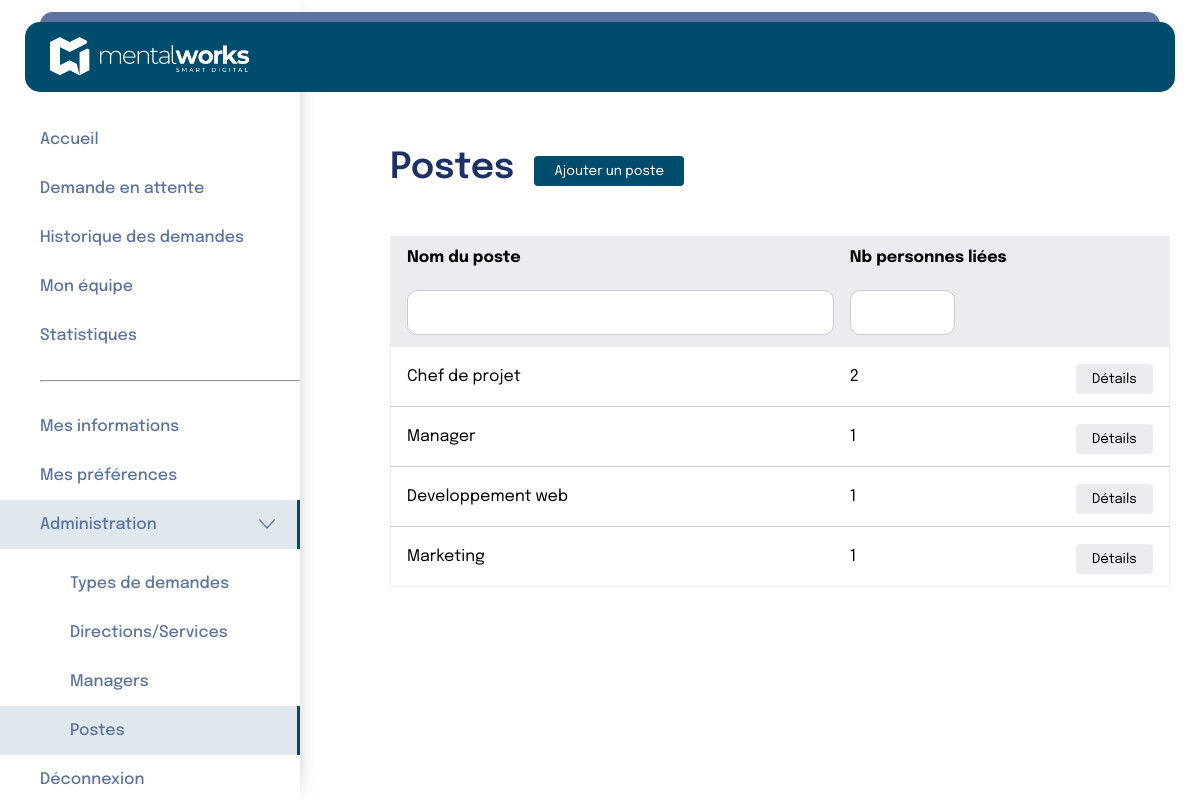
The app's page /pages/administration/postes/postes.php (signed in) with its own data.
### tables this page shows
CREATE TABLE `positions` (
  `id` int(11) NOT NULL,
  `name` varchar(100) NOT NULL
);

### pages/administration/postes/postes.php (the view, shortened to what this page needs)
<?php
include '../../../includes/database.php';
include '../../../includes/header3.php';
$recupNombrePostes = $bdd->prepare("SELECT
    p.id AS position_id,
    p.name AS position_name,
    COUNT(pe.id) AS nombre_personnes
FROM
    positions p
LEFT JOIN
    person pe ON p.id = pe.position_id
GROUP BY
    p.id, p.name
ORDER BY
    nombre_personnes DESC;");
$recupNombrePostes->execute();
$Postes = $recupNombrePostes->fetchAll(pdo::FETCH_ASSOC);
?>
<link rel="stylesheet" href="../../../style.css">
<div class="flex">
    <?php include "../../../includes/navBar/navBar3.php"; ?>
    <div class="containerPost page">
        <section class="postes">
            <div class="headerRow">
                <h1>Postes</h1>
                <button class="addPostButton"><a style="color: white; font-family:epilogue;" href="ajout.php">Ajouter un poste</a></button>
            </div>
            <table class="postesTable">
                <thead>
                    <tr>
                        <th>Nom du poste</th>
                        <th>Nb personnes liées</th>
                        <th></th>
                    </tr>
                    <tr class="filtersRow">
                        <th><input type="text" class="filterName" /></th>
                        <th><input type="number" class="filterNb" /></th>
                        <th></th>
                    </tr>
                </thead>
                <tbody>
                    <?php
                    if (!empty($Postes)) {
                        foreach ($Postes as $Poste) {
                            $id = $Poste['position_id'];
                            echo "<tr>";
                            echo "<td data-label='Nom du poste'>" . htmlspecialchars($Poste['position_name']) . "</td>";
                            echo "<td data-label='Nb personnes liées'>" . htmlspecialchars($Poste['nombre_personnes']) . "</td>";
                            echo "<td><button class='detailsButton'><a  style='color:black;' href='modifications.php?id=$id'>Détails</a></button></td>";
                            echo "</tr>";
                        }
                    } else {
                        echo "<tr><td colspan='7'>Aucun Poste trouvé.</td></tr>";
                    }
                    ?>
                </tbody>
            </table>
        </section>
    </div>
</div>
</body>
</html>

### style.css (style rules this page uses)
* { margin: 0; padding: 0; box-sizing: border-box; }
html { margin: 0; }
body { margin: 0; padding: 0; font-family: "Epilogue"; }
:root { --color_btn: #004c6c; --color_title: #1b3168; --color_text: #000000; --color_btn_navbarre: #5c73a0; --color_href_a: rgba(0, 76, 108, 1); --gray: #637381; --border: #eaecf0; }
h1 { font-size: 36px; color: var(--color_title); font-weight: 600; padding-bottom: 22px; }
a { text-decoration: none; color: white; }
input { border: none; outline: none; font-family: "Epilogue"; font-weight: 500; }
.page { flex: 1; padding: 150px 40px 0 350px; }
.flex { display: flex; }
.Container-newdemande input, select, textarea, button { width: 100%; padding: 10px; margin-top: 5px; border: 1px solid #ccc; border-radius: 5px; font-family: "Epilogue"; }
input[type="text"] { padding-left: 40px; }
.headerRow { display: flex; align-items: center; margin-bottom: 50px; }
.addPostButton { background-color: var(--color_btn); color: #fff; padding: 8px 12px; border: none; border-radius: 4px; cursor: pointer; margin-left: 20px; width: 200px; }
.filtersRow input { padding: 4px 8px; border: 1px solid #ccc; border-radius: 4px; font-size: 0.9rem; width: 100%; }
.detailsButton { background-color: var(--border); color: #333; padding: 8px 12px; border: none; border-radius: 4px; cursor: pointer; }
.containerPost { padding-right: 30px; }
.containerPost .postes .headerRow { display: flex; align-items: center; margin-bottom: 50px; }
.containerPost .postes .headerRow h1 { padding-bottom: 0px; }
.containerPost .postes .addPostButton { background-color: var(--color_btn); color: #fff; padding: 8px 12px; border: none; border-radius: 4px; cursor: pointer; margin-left: 20px; width: 150px; }
.containerPost .postes .postesTable { width: 100%; border-collapse: collapse; margin-top: 10px; background-color: #fff; border: 1px solid var(--border); }
.containerPost .postes .postesTable thead { background-color: var(--border); }
.containerPost .postes .postesTable thead th { text-align: left; padding: 12px 0 12px 16px; border: none; }
.containerPost .postes .postesTable tbody tr { border-bottom: 1px solid #ccc; }
.containerPost .postes .postesTable tbody tr:last-child { border-bottom: none; }
.containerPost .postes .postesTable td { text-align: left; padding: 12px 16px; border: none; }
.containerPost .postes .filtersRow input { padding: 4px 8px; border: 1px solid #fff; border-radius: 10px; font-size: 0.9rem; color: black; border: 1px solid #ccc; height: 45px; }
.containerPost .postes .filterName { width: 100%; margin-right: 200px; }
.containerPost .postes .filterNb { width: 50%; }
.containerPost .postes .detailsButton { background-color: var(--border); color: #333; padding: 8px 12px; border: none; border-radius: 4px; cursor: pointer; }

### records on screen
positions: name "Chef de projet", nombre_personnes "2"
positions: name "Manager", nombre_personnes "1"
positions: name "Developpement web", nombre_personnes "1"
positions: name "Marketing", nombre_personnes "1"
